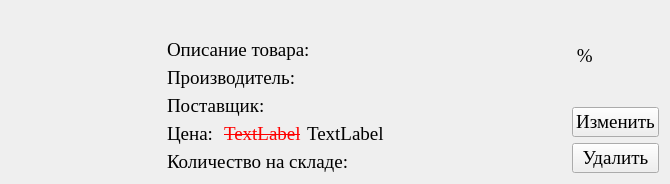
<?xml version="1.0" encoding="UTF-8"?>
<ui version="4.0">
 <class>ProductFrame</class>
 <widget class="QFrame" name="ProductFrame">
  <property name="geometry">
   <rect>
    <x>0</x>
    <y>0</y>
    <width>670</width>
    <height>177</height>
   </rect>
  </property>
  <property name="minimumSize">
   <size>
    <width>670</width>
    <height>0</height>
   </size>
  </property>
  <property name="maximumSize">
   <size>
    <width>670</width>
    <height>16777215</height>
   </size>
  </property>
  <property name="baseSize">
   <size>
    <width>670</width>
    <height>0</height>
   </size>
  </property>
  <property name="font">
   <font>
    <family>Times New Roman</family>
    <pointsize>14</pointsize>
   </font>
  </property>
  <property name="windowTitle">
   <string>Frame</string>
  </property>
  <layout class="QHBoxLayout" name="horizontalLayout_2" stretch="0,1,0">
   <item>
    <widget class="QLabel" name="Image">
     <property name="minimumSize">
      <size>
       <width>150</width>
       <height>150</height>
      </size>
     </property>
     <property name="maximumSize">
      <size>
       <width>150</width>
       <height>150</height>
      </size>
     </property>
     <property name="baseSize">
      <size>
       <width>150</width>
       <height>150</height>
      </size>
     </property>
     <property name="text">
      <string/>
     </property>
     <property name="pixmap">
      <pixmap>../../picture.png</pixmap>
     </property>
     <property name="scaledContents">
      <bool>true</bool>
     </property>
    </widget>
   </item>
   <item>
    <layout class="QVBoxLayout" name="verticalLayout">
     <item>
      <widget class="QLabel" name="Article">
       <property name="font">
        <font>
         <weight>75</weight>
         <bold>true</bold>
        </font>
       </property>
       <property name="text">
        <string/>
       </property>
       <property name="wordWrap">
        <bool>true</bool>
       </property>
      </widget>
     </item>
     <item>
      <widget class="QLabel" name="Description">
       <property name="text">
        <string>Описание товара: </string>
       </property>
       <property name="wordWrap">
        <bool>true</bool>
       </property>
      </widget>
     </item>
     <item>
      <widget class="QLabel" name="Creator">
       <property name="text">
        <string>Производитель: </string>
       </property>
      </widget>
     </item>
     <item>
      <widget class="QLabel" name="Seller">
       <property name="text">
        <string>Поставщик: </string>
       </property>
      </widget>
     </item>
     <item>
      <layout class="QHBoxLayout" name="horizontalLayout" stretch="0,0,1">
       <item>
        <widget class="QLabel" name="label_6">
         <property name="text">
          <string>Цена: </string>
         </property>
        </widget>
       </item>
       <item>
        <widget class="QLabel" name="Price">
         <property name="font">
          <font>
           <family>Times New Roman</family>
           <pointsize>14</pointsize>
           <strikeout>true</strikeout>
          </font>
         </property>
         <property name="styleSheet">
          <string notr="true">color:red;</string>
         </property>
         <property name="text">
          <string>TextLabel</string>
         </property>
        </widget>
       </item>
       <item>
        <widget class="QLabel" name="NewPrice">
         <property name="text">
          <string>TextLabel</string>
         </property>
        </widget>
       </item>
      </layout>
     </item>
     <item>
      <widget class="QLabel" name="Count">
       <property name="text">
        <string>Количество на складе: </string>
       </property>
      </widget>
     </item>
    </layout>
   </item>
   <item>
    <layout class="QVBoxLayout" name="verticalLayout_2">
     <item>
      <widget class="QLabel" name="Discount">
       <property name="text">
        <string> %</string>
       </property>
      </widget>
     </item>
     <item>
      <widget class="QPushButton" name="Update">
       <property name="text">
        <string>Изменить</string>
       </property>
      </widget>
     </item>
     <item>
      <widget class="QPushButton" name="Delete">
       <property name="text">
        <string>Удалить</string>
       </property>
      </widget>
     </item>
    </layout>
   </item>
  </layout>
 </widget>
 <resources/>
 <connections/>
</ui>
